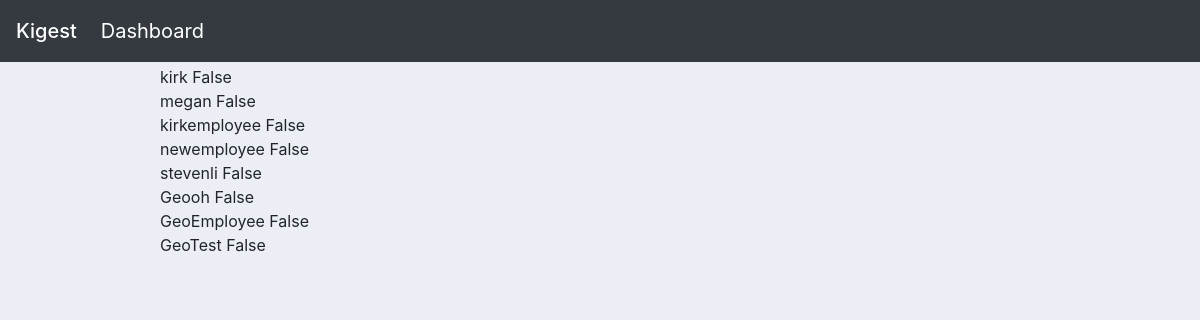
The page /employeeview on the database its author committed.
### userprofile/models.py (models this page shows)
class Employee(models.Model):
    user = models.OneToOneField(User, on_delete=models.CASCADE)
    first_name = models.CharField(max_length=15, default='')
    last_name = models.CharField(max_length=20, default='')
    date_of_birth = models.DateField(null=True, blank=True)
    is_active = models.BooleanField(default=False)
    profile_picture = models.ImageField(default="default.png")
    street = models.CharField(max_length=200, null=True, blank=True, verbose_name='Street Address')
    city = models.CharField(max_length=75, null=True, blank=True, verbose_name='City')
    state = models.CharField(max_length=2, null=True, blank=True, verbose_name='State')
    phone = models.CharField(max_length=20, null=True, blank=True, verbose_name='Telephone Number')
    postal_code = models.CharField(max_length=5, null=True, blank=True, verbose_name='Postal Code')
    def __str__(self):
        return self.user.username

### website/views.py (the view)
# urls.py: path('employeeview', views.employeeview, name = 'employeeview'),
def employeeview(request):
    employees = Employee.objects.all()
    return render(request, 'website/employeeview.html',{'employees': employees})

### website/templates/website/employeeview.html
{%  extends 'website/main.html' %}
{% block content %}
{%for employee in employees%}
{{employee}}
{{employee.is_active}}
<br>
{%endfor%}
    {% endblock %}

### website/templates/website/main.html (style rules this page uses)
body { padding-top: 65px; padding-left: 160px; background-color: #ebeff5; }

### rows shown on the page
Employee: user.username "kirk", is_active "False"
Employee: user.username "megan", is_active "False"
Employee: user.username "kirkemployee", is_active "False"
Employee: user.username "newemployee", is_active "False"
Employee: user.username "stevenli", is_active "False"
Employee: user.username "Geooh", is_active "False"
Employee: user.username "GeoEmployee", is_active "False"
Employee: user.username "GeoTest", is_active "False"
